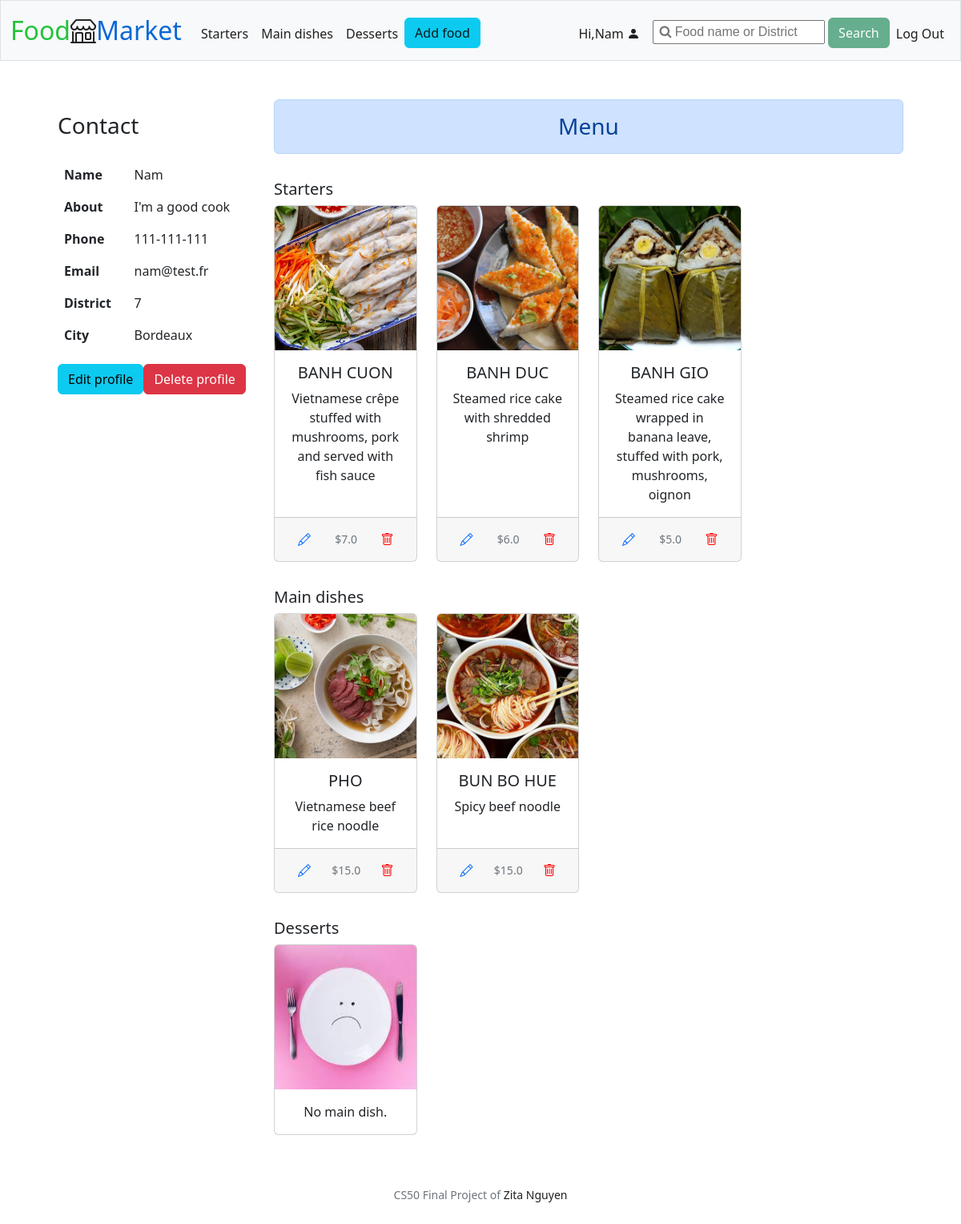
/seller_profile (signed in), run on the app's committed database.
### tables this page shows
CREATE TABLE users (
id INTEGER PRIMARY KEY AUTOINCREMENT,
username TEXT NOT NULL,
email TEXT NOT NULL UNIQUE,
hash TEXT NOT NULL,
role TEXT NOT NULL,
about TEXT);

CREATE TABLE contact (
id INTEGER PRIMARY KEY AUTOINCREMENT,
district TEXT NOT NULL,
city TEXT NOT NULL,
phone TEXT NOT NULL,
user_id INTEGER NOT NULL,
FOREIGN KEY (user_id) REFERENCES users (id)
);

CREATE TABLE food (
id INTEGER PRIMARY KEY AUTOINCREMENT, 
category TEXT NOT NULL,
name TEXT NOT NULL,
photo BLOB NOT NULL,
description TEXT NOT NULL,
price REAL NOT NULL,
date DATETIME NOT NULL,
user_id INTEGER NOT NULL,
FOREIGN KEY (user_id) REFERENCES users (id)
);

### app.py (the view)
@app.route("/seller_profile", methods=["GET"])
@login_required
@role_required
def display_seller():
    return sellers.display_profile(session["user_id"])

### app.py (called while the page is built)
@app.after_request
def after_request(response):
    response.headers["Cache-Control"] = "no-cache, no-store, must-revalidate"
    response.headers["Expires"] = 0
    response.headers["Pragma"] = "no-cache"
    return response

### helpers.py (called while the page is built)
def login_required(f):
    @wraps(f)
    def decorated_function(*args, **kwargs):
        if session.get("user_id") is None:
            return redirect("/login")
        return f(*args, **kwargs)
    return decorated_function

def role_required(f):
    @wraps(f)
    def decorated_function(*args, **kwargs):
        if session.get("user_role") != "seller":
            return redirect("/")
        return f(*args, **kwargs)
    return decorated_function

### queries.py (called while the page is built)
def query_get_seller(id):
    conn = sqlite3.connect("market.db")
    c = conn.cursor()
    c.execute("SELECT users.*, contact.district, contact.city, contact.phone FROM users INNER JOIN contact ON users.id = contact.user_id WHERE users.id = ?", (id,))
    seller = c.fetchone()
    conn.close()
    return seller

def query_get_seller_products(user_id):
    conn = sqlite3.connect("market.db")
    c = conn.cursor()
    c.execute("SELECT * FROM food WHERE user_id = ?", (user_id,))
    products = c.fetchall()
    conn.close()
    return products

### sellers.py (called while the page is built)
def display_profile(seller_id):
    seller = query_get_seller(seller_id)
    products = query_get_seller_products(seller_id)
    starters = list(filter(lambda product: product[1] == "Starter", products))
    main_dishes = list(filter(lambda product: product[1] == "Main dish", products))
    desserts = list(filter(lambda product: product[1] == "Dessert", products))
    return render_template("seller_profile.html", seller=seller, starters=starters, main_dishes=main_dishes, desserts=desserts)

### templates/seller_profile.html (shortened to what this page needs)
{% extends "layout.html" %}
{% block main %}
<div class="row mx-5">
    <div class="col-xs-1 col-lg-3">
        <h3 class="py-3">Contact</h3>
        <table class="table table-borderless">
            <tbody>
              <tr>
                <th scope="row">Name</th>
                <td>{{ seller[1].capitalize() }}</td>
              </tr>
              <tr>
                <th scope="row">About</th>
                <td>{{ seller[5] }}</td>
              </tr>
              <tr>
                <th scope="row">Phone</th>
                <td>{{ seller[8] }}</td>
              </tr>
              <tr>
                <th scope="row">Email</th>
                <td>{{ seller[2] }}</td>
              </tr>
              <tr>
                <th scope="row">District</th>
                <td>{{ seller[6] }}</td>
              </tr>
              <tr>
                <th scope="row">City</th>
                <td>{{ seller[7] }}</td>
              </tr>
            </tbody>
        </table>
        <div class="d-flex flex-wrap justify-content-start">
            <form action="/edit_profile" method="get">
                <button type="submit" class="btn btn-info mb-5">Edit profile</button>
            </form>
            <form action="/delete_profile" method="post">
                <button type="submit" class="btn btn-danger mb-5" onclick="return confirm('Are you sure you want to delete this item?');">Delete profile</button>
            </form>
        </div>
    </div>
    <div class="col-xs-1 col-lg-9">
        <div class="alert alert-primary text-center h3" role="alert">
            Menu
        </div>
        <div>
            <div class="py-3">
                <h5>Starters</h5>
                <div class="row row-cols-1 row-cols-md-4 g-4 text-center">
                    {% if not starters %}
                        <div class="col">
                            <div class="card h-100">
                            <img class="card-img-top" src="{{url_for('static', filename='photos/no_food.jpeg')}}" alt="No product">
                            <div class="card-body">
                                <p class="card-text">No main dish.</p>
                            </div>
                            </div>
                        </div>
                    {% else %}
                        {% for starter in starters %}
                            <div class="col">
                                <div class="card h-100">
                                    <img src="{{url_for('static', filename='photos/' + starter[3])}}" class="card-img-top" alt="{{ starter[2] }}">
                                    <div class="card-body">
                                        <h5 class="card-title">{{ starter[2] }}</h5>
                                        <p class="card-text">{{ starter[4] }}</p>
                                    </div>
                                    <div class="card-footer d-flex justify-content-between align-items-center">
                                        <form action="/modify/{{ starter[0] }}" method="get">
                                        <button type="submit" class="btn btn-link"><span class="bi bi-pencil"></span></button>
                                        </form>
                                        <small class="text-muted">${{ starter[5] }}</small>
                                        <form action="/delete/{{ starter[0] }}" method="post">
                                        <button type="submit" style="color: red; border: none;" class="btn" onclick="return confirm('Are you sure you want to delete this item?');"><span class="bi bi-trash"></span></button>
                                        </form>
                                    </div>
                                </div>
                            </div>
                        {% endfor %}
                    {% endif %}
                </div>
            </div>
            <div class="py-3">
                <h5>Main dishes</h5>
                <div class="row row-cols-1 row-cols-md-4 g-4 text-center">
                    {% if not main_dishes %}
                        <div class="col">
                            <div class="card h-100">
                            <img class="card-img-top" src="{{url_for('static', filename='photos/no_food.jpeg')}}" alt="No product">
                            <div class="card-body">
                                <p class="card-text">No main dish.</p>
                            </div>
                            </div>
                        </div>
                    {% else %}
                        {% for main_dish in main_dishes %}
                            <div class="col">
                                <div class="card h-100">
                                    <img src="{{url_for('static', filename='photos/' + main_dish[3])}}" class="card-img-top" alt="{{ main_dish[2] }}">
                                    <div class="card-body">
                                        <h5 class="card-title">{{ main_dish[2] }}</h5>
                                        <p class="card-text">{{ main_dish[4] }}</p>
                                    </div>
                                    <div class="card-footer d-flex justify-content-between align-items-center">
                                        <form action="/modify/{{ main_dish[0] }}" method="get">
                                        <button type="submit" class="btn btn-link"><span class="bi bi-pencil"></span></button>
                                        </form>
                                        <small class="text-muted">${{ main_dish[5] }}</small>
                                        <form action="/delete/{{ main_dish[0] }}" method="post">
                                        <button type="submit" style="color: red; border: none;" class="btn" onclick="return confirm('Are you sure you want to delete this item?');"><span class="bi bi-trash"></span></button>
                                        </form>
                                    </div>
                                </div>
                            </div>
                        {% endfor %}
                    {% endif %}
                </div>
            </div>
            <div class="py-3">
                <h5>Desserts</h5>
                <div class="row row-cols-1 row-cols-md-4 g-4 text-center">
                    {% if not desserts %}
                        <div class="col">
                            <div class="card h-100">
                            <img class="card-img-top" src="{{url_for('static', filename='photos/no_food.jpeg')}}" alt="No product">
                            <div class="card-body">
                                <p class="card-text">No main dish.</p>
                            </div>
                            </div>
                        </div>
                    {% endif %}
                </div>
            </div>
        </div>
    </div>
</div>
{% endblock %}

### templates/layout.html (shortened to what this page needs)
<!DOCTYPE html>
<html lang="en">
    <head>
        <link href="https://cdn.jsdelivr.net/npm/bootstrap@5.2.0-beta1/dist/css/bootstrap.min.css" rel="stylesheet">
        <link rel="stylesheet" href="https://cdn.jsdelivr.net/npm/bootstrap-icons@1.8.3/font/bootstrap-icons.css">
        <link href="https://cdnjs.cloudflare.com/ajax/libs/font-awesome/4.7.0/css/font-awesome.min.css" rel="stylesheet"/>
        <link href="/static/styles.css" rel="stylesheet">
    </head>
    <body>
        <nav class="bg-light border navbar navbar-expand-md navbar-light">
            <div class="container-fluid">
                <a class="navbar-brand" href="/"><span class="green">Food</span><i class="bi bi-shop"></i><span class="blue">Market</span></a>
                <div class="collapse navbar-collapse" id="navbar">
                    {% if session["user_id"] %}
                        <ul class="navbar-nav me-auto mt-2">
                            <li class="nav-item"><a class="nav-link" href="/starters">Starters</a></li>
                            <li class="nav-item"><a class="nav-link" href="/main_dishes">Main dishes</a></li>
                            <li class="nav-item"><a class="nav-link" href="/desserts">Desserts</a></li>
                            {% if session["user_role"] == "seller" %}
                            <li class="nav-item"><a class="btn btn-info" role="button" href="/add">Add food</a></li>
                            {% endif %}
                        </ul>
                        <ul class="navbar-nav ms-auto mt-2">
                            <li class="nav-item">
                                {% if session["user_role"] == "seller" %}
                                    <a class="nav-link" href="/seller_profile">
                                        Hi,{{ session["user_name"].capitalize() }}
                                        <i class="bi bi-person-fill"></i>
                                    </a>
                                {% else %}
                                    <a class="nav-link" href="/profile">
                                        Hi,{{ session["user_name"].capitalize() }}
                                        <i class="bi bi-person-fill"></i>
                                    </a>
                                {% endif %}
                            </li>
                            <form action="/search" method="post" class="ms-2">
                                <input id="q" name="q" type="search" placeholder=" &#xF002; Food name or District" style="font-family:Arial, FontAwesome">
                                <button id="search_button" class="btn btn-success" type="submit" disabled>Search</i></button>
                            </form>
                            <li class="nav-item"><a class="nav-link" href="/logout">Log Out</a></li>
                        </ul>
                    {% else %}
                        <ul class="navbar-nav ms-auto mt-2">
                            <li class="nav-item"><a class="nav-link" href="/register">Register</a></li>
                            <li class="nav-item"><a class="nav-link" href="/login">Log In</a></li>
                        </ul>
                    {% endif %}
                </div>
            </div>
        </nav>
        <main class="container-fluid py-5">
            {% block main %}{% endblock %}
        </main>
        <footer class="mb-5 small text-center text-muted">
            CS50 Final Project of <a href="https://github.com/ZitaNguyen">Zita Nguyen</a>
        </footer>
    </body>
</html>

### static/styles.css (style rules this page uses)
a:link, a:visited { text-decoration: none; color: rgba(7, 7, 7, 0.9); }
nav .navbar-brand { font-size: xx-large; }
nav .navbar-brand .green { color: #23c33b; }
nav .navbar-brand .blue { color: #0a68d4; }
.card-img-top { width: 100%; height: 15vw; object-fit: cover; }
.card-title { text-transform: uppercase; }
ul { list-style: none; }

### data on the page
users: user_name "Nam", username "Nam", about "I'm a good cook", email "nam@test.fr"
contact: phone "111-111-111", district "7", city "Bordeaux"
food: photo (picture), name "BANH CUON", description "Vietnamese crêpe stuffed with mushrooms, pork and served with fish sauce", price "7.0"
food: photo (picture), name "BANH DUC", description "Steamed rice cake with shredded shrimp", price "6.0"
food: photo (picture), name "BANH GIO", description "Steamed rice cake wrapped in banana leave, stuffed with pork, mushrooms, oignon", price "5.0"
food: photo (picture), name "PHO", description "Vietnamese beef rice noodle", price "15.0"
food: photo (picture), name "BUN BO HUE", description "Spicy beef noodle", price "15.0"
